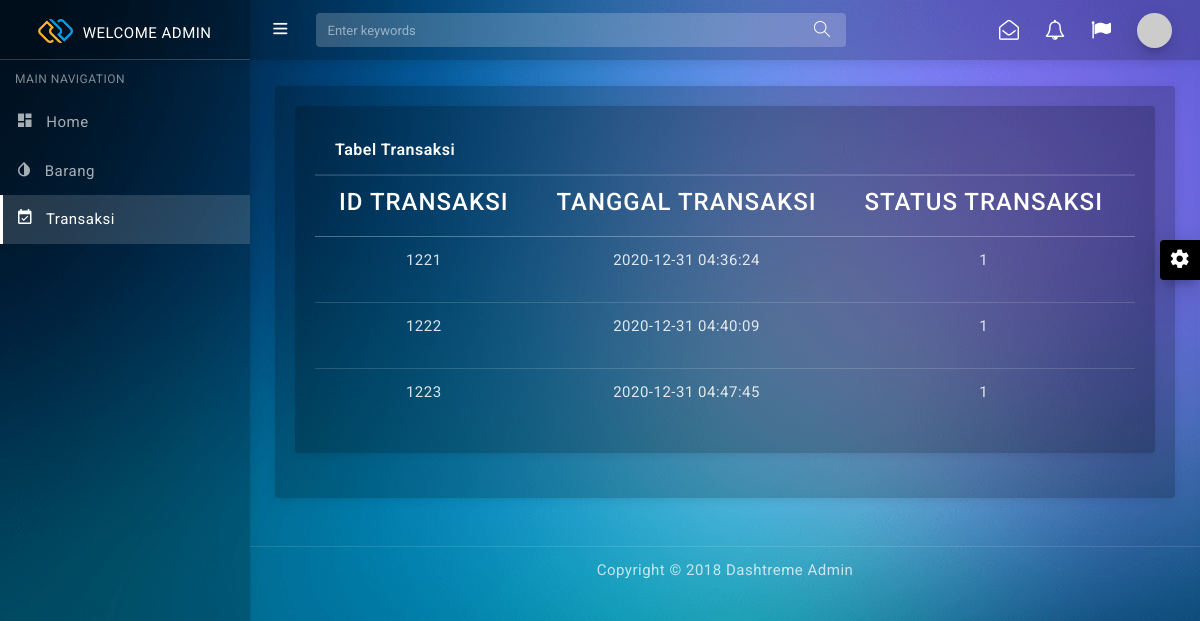
/user/transaksi.php, run on the app's committed database.
### tables this page shows
CREATE TABLE `transaksi` (
  `ID_TRANSAKSI` int(20) NOT NULL,
  `TANGGAL_TRANSAKSI` timestamp NULL DEFAULT current_timestamp(),
  `STATUS_TRANSAKSI` tinyint(4) DEFAULT 1,
  `ID_BARANG` int(20) NOT NULL,
  `JUMLAH_SELURUH` int(50) DEFAULT NULL,
  `ID_PETUGAS` int(20) NOT NULL
);

### user/conn.php (called while the page is built, shortened)
<?php
function connection() {
   $dbServer = 'localhost';
   $dbUser = 'root';
   $dbPass = '';
   $dbName = "apotek";
   $conn = mysqli_connect($dbServer, $dbUser, $dbPass);
   mysqli_select_db($conn,$dbName);
   return $conn;
}

### user/transaksi.php (the view, shortened to what this page needs)
<?php
include ('conn.php');
    $sql = "SELECT transaksi.ID_TRANSAKSI,transaksi.TANGGAL_TRANSAKSI,transaksi.STATUS_TRANSAKSI,barang.NAMA_BARANG,barang.JUMLAH_BARANG,petugas.NAMA_PETUGAS
    FROM transaksi,barang,petugas WHERE transaksi.ID_BARANG=barang.ID_BARANG && transaksi.ID_PETUGAS=petugas.ID_PETUGAS";
    $res = mysqli_query(connection(),$sql);
?>
<!DOCTYPE html>
<html lang="en">
<head>
  <link href="assets/css/pace.min.css" rel="stylesheet"/>
  <link href="assets/plugins/simplebar/css/simplebar.css" rel="stylesheet"/>
  <link href="assets/css/bootstrap.min.css" rel="stylesheet"/>
  <link href="assets/css/animate.css" rel="stylesheet" type="text/css"/>
  <link href="assets/css/icons.css" rel="stylesheet" type="text/css"/>
  <link href="assets/css/sidebar-menu.css" rel="stylesheet"/>
  <link href="assets/css/app-style.css" rel="stylesheet"/>
</head>
<body class="bg-theme bg-theme1">
 <div id="wrapper">
  <div id="sidebar-wrapper" data-simplebar="" data-simplebar-auto-hide="true">
     <div class="brand-logo">
      <a href="index.html">
       <img src="assets/images/logo-icon.png" class="logo-icon" alt="logo icon">
       <h5 class="logo-text">WELCOME ADMIN</h5>
     </a>
   </div>
   <ul class="sidebar-menu do-nicescrol">
      <li class="sidebar-header">MAIN NAVIGATION</li>
      <li>
        <a href="index.php">
          <i class="zmdi zmdi-view-dashboard"></i> <span>Home</span>
        </a>
      </li>
      <li>
        <a href="barang.php">
          <i class="zmdi zmdi-invert-colors"></i> <span>Barang</span>
        </a>
      </li>
      <li>
        <a href="transaksi.php">
          <i class="zmdi zmdi-calendar-check"></i> <span>Transaksi</span>
        </a>
      </li>
    </ul>
   </div>
<header class="topbar-nav">
 <nav class="navbar navbar-expand fixed-top">
  <ul class="navbar-nav mr-auto align-items-center">
    <li class="nav-item">
      <a class="nav-link toggle-menu" href="javascript:void();">
       <i class="icon-menu menu-icon"></i>
     </a>
    </li>
    <li class="nav-item">
      <form class="search-bar">
        <input type="text" class="form-control" placeholder="Enter keywords">
         <a href="javascript:void();"><i class="icon-magnifier"></i></a>
      </form>
    </li>
  </ul>
  <ul class="navbar-nav align-items-center right-nav-link">
    <li class="nav-item dropdown-lg">
      <a class="nav-link dropdown-toggle dropdown-toggle-nocaret waves-effect" data-toggle="dropdown" href="javascript:void();">
      <i class="fa fa-envelope-open-o"></i></a>
    </li>
    <li class="nav-item dropdown-lg">
      <a class="nav-link dropdown-toggle dropdown-toggle-nocaret waves-effect" data-toggle="dropdown" href="javascript:void();">
      <i class="fa fa-bell-o"></i></a>
    </li>
    <li class="nav-item language">
      <a class="nav-link dropdown-toggle dropdown-toggle-nocaret waves-effect" data-toggle="dropdown" href="javascript:void();"><i class="fa fa-flag"></i></a>
    </li>
    <li class="nav-item">
      <a class="nav-link dropdown-toggle dropdown-toggle-nocaret" data-toggle="dropdown" href="#">
        <span class="user-profile"><img src="https://via.placeholder.com/110x110" class="img-circle" alt="user avatar"></span>
      </a>
    </li>
  </ul>
</nav>
</header>
  <div class="content-wrapper">
    <div class="container-fluid">
   <div class="row mt-3">
    <div class="col-lg-12">
      <div class="card">
        <div class="card-body">
        <div class="card">
        <div class="card-body">
        <div class="card-header">
            <strong class="card-title">Tabel Transaksi</strong>
        </div>
          <div class="table-responsive text-center">
            <table class="table">
              <thead>
                <tr>
                    <th><h4>ID TRANSAKSI</h4></tv>
                    <th><h4>TANGGAL TRANSAKSI</h4></th>
                    <th><h4>STATUS TRANSAKSI</h4></th>
                    <th><h4>BARANG</h4></th>
                  </tr>
              </thead>
              <tbody>
              <?php while($data = mysqli_fetch_array($res)): ?>
                    <tr>
                    <td><?php echo $data["ID_TRANSAKSI"] ?></td>
                    <td><?php echo $data["TANGGAL_TRANSAKSI"] ?></td>
                    <td><?php echo $data["STATUS_TRANSAKSI"] ?></td>
                    <td><?php echo $data["NAMA_BARANG"] ?></td>
                    </tr>
                <?php endwhile; ?>
              </tbody>
            </table>
          </div>
        </div>
        </div>
      </div>
    </div>
  </div>
    </div>
    </div>
	<footer class="footer">
      <div class="container">
        <div class="text-center">
          Copyright © 2018 Dashtreme Admin
        </div>
      </div>
    </footer>
   <div class="right-sidebar">
    <div class="switcher-icon">
      <i class="zmdi zmdi-settings zmdi-hc-spin"></i>
    </div>
   </div>
  </div>
</body>
</html>

### user/assets/css/sidebar-menu.css (style rules this page uses)
.sidebar-menu { list-style: none; margin: 0; padding: 0; background-color: transparent; }
.sidebar-menu>li { position: relative; margin: 0; padding: 0; }
.sidebar-menu>li>a { padding: 13px 5px 13px 15px; display: block; border-left: 3px solid transparent; color: rgba(255, 255, 255, 0.65); font-size: 15px; }
.sidebar-menu>li:hover>a, .sidebar-menu>li.active>a { color: #ffffff; background: rgba(255, 255, 255, 0.15); border-left-color: #ffffff; }
.sidebar-menu li.sidebar-header { padding: 10px 25px 10px 15px; font-size: 12px; color: rgba(255, 255, 255, 0.5); }
.sidebar-menu a { color: #b8c7ce; text-decoration: none; }

### data on the page
transaksi: ID_TRANSAKSI "1221", TANGGAL_TRANSAKSI "2020-12-31 04:36:24", STATUS_TRANSAKSI "1"
transaksi: ID_TRANSAKSI "1222", TANGGAL_TRANSAKSI "2020-12-31 04:40:09", STATUS_TRANSAKSI "1"
transaksi: ID_TRANSAKSI "1223", TANGGAL_TRANSAKSI "2020-12-31 04:47:45", STATUS_TRANSAKSI "1"
